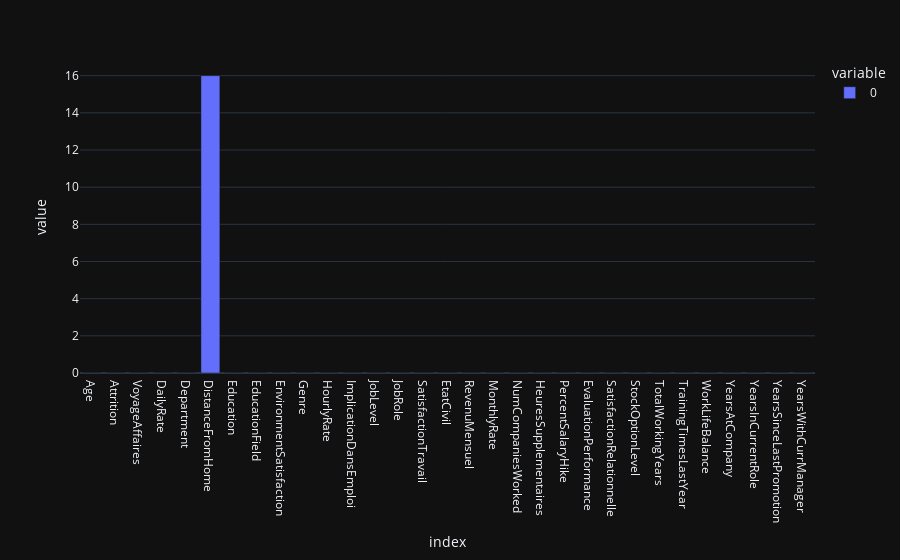

The code cell stored with this chart in its notebook:
### Code cell
px.bar(data.isna().sum(axis=0))

### Figure 1 — Plotly figure (JSON) as saved in the notebook; plotly's stock layout.template omitted (floating-point values rounded to 4 significant figures)
{"data": [{"alignmentgroup": "True", "hovertemplate": "variable=0<br>index=%{x}<br>value=%{y}<extra></extra>", "legendgroup": "0", "marker": {"color": "#636efa", "pattern": {"shape": ""}}, "name": "0", "offsetgroup": "0", "orientation": "v", "showlegend": true, "textposition": "auto", "x": ["Age", "Attrition", "VoyageAffaires", "DailyRate", "Department", "DistanceFromHome", "Education", "EducationField", "EnvironmentSatisfaction", "Genre", "HourlyRate", "ImplicationDansEmploi", "JobLevel", "JobRole", "SatisfactionTravail", "EtatCivil", "RevenuMensuel", "MonthlyRate", "NumCompaniesWorked", "HeuresSupplementaires", "PercentSalaryHike", "EvaluationPerformance", "SatisfactionRelationnelle", "StockOptionLevel", "TotalWorkingYears", "TrainingTimesLastYear", "WorkLifeBalance", "YearsAtCompany", "YearsInCurrentRole", "YearsSinceLastPromotion", "YearsWithCurrManager"], "xaxis": "x", "y": [0, 0, 0, 0, 0, 16, 0, 0, 0, 0, 0, 0, 0, 0, 0, 0, 0, 0, 0, 0, 0, 0, 0, 0, 0, 0, 0, 0, 0, 0, 0], "yaxis": "y", "type": "bar"}], "layout": {"xaxis": {"anchor": "y", "domain": [0.0, 1.0], "title": {"text": "index"}}, "yaxis": {"anchor": "x", "domain": [0.0, 1.0], "title": {"text": "value"}}, "legend": {"title": {"text": "variable"}, "tracegroupgap": 0}, "margin": {"t": 60}, "barmode": "relative"}}
